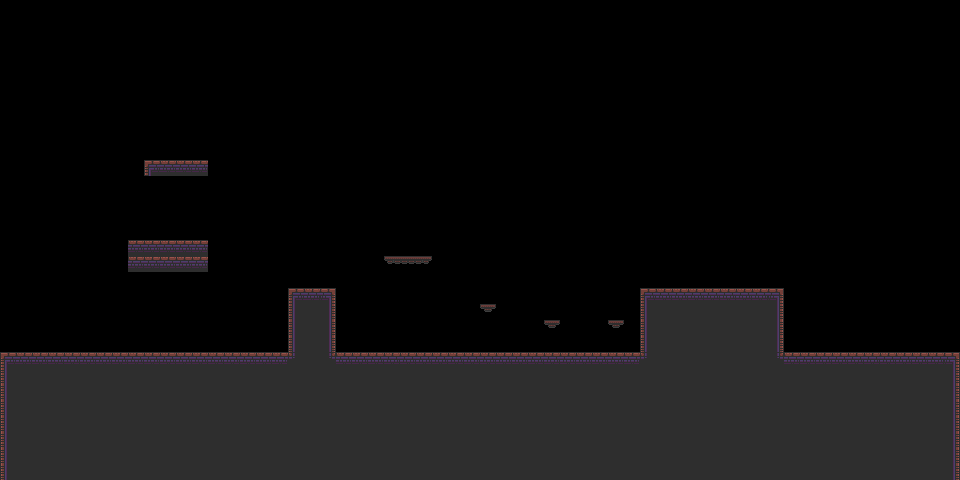

Tiled map render using the project's own tile images. Description and the whole map definition, tile-layer contents included, below:
An orthogonal 60x30 tile map with 16x16 px tiles, 1 tile layer (Capa de patrones 1).

<map version="1.10" tiledversion="1.11.2" orientation="orthogonal" renderorder="right-down" width="60" height="30" tilewidth="16" tileheight="16" infinite="0" nextlayerid="2" nextobjectid="1">
 <tileset firstgid="1" source="patron1.tsx" />
 <layer id="1" name="Capa de patrones 1" width="60" height="30">
  <data encoding="csv">
0,0,0,0,0,0,0,0,0,0,0,0,0,0,0,0,0,0,0,0,0,0,0,0,0,0,0,0,0,0,0,0,0,0,0,0,0,0,0,0,0,0,0,0,0,0,0,0,0,0,0,0,0,0,0,0,0,0,0,0,
0,0,0,0,0,0,0,0,0,0,0,0,0,0,0,0,0,0,0,0,0,0,0,0,0,0,0,0,0,0,0,0,0,0,0,0,0,0,0,0,0,0,0,0,0,0,0,0,0,0,0,0,0,0,0,0,0,0,0,0,
0,0,0,0,0,0,0,0,0,0,0,0,0,0,0,0,0,0,0,0,0,0,0,0,0,0,0,0,0,0,0,0,0,0,0,0,0,0,0,0,0,0,0,0,0,0,0,0,0,0,0,0,0,0,0,0,0,0,0,0,
0,0,0,0,0,0,0,0,0,0,0,0,0,0,0,0,0,0,0,0,0,0,0,0,0,0,0,0,0,0,0,0,0,0,0,0,0,0,0,0,0,0,0,0,0,0,0,0,0,0,0,0,0,0,0,0,0,0,0,0,
0,0,0,0,0,0,0,0,0,0,0,0,0,0,0,0,0,0,0,0,0,0,0,0,0,0,0,0,0,0,0,0,0,0,0,0,0,0,0,0,0,0,0,0,0,0,0,0,0,0,0,0,0,0,0,0,0,0,0,0,
0,0,0,0,0,0,0,0,0,0,0,0,0,0,0,0,0,0,0,0,0,0,0,0,0,0,0,0,0,0,0,0,0,0,0,0,0,0,0,0,0,0,0,0,0,0,0,0,0,0,0,0,0,0,0,0,0,0,0,0,
0,0,0,0,0,0,0,0,0,0,0,0,0,0,0,0,0,0,0,0,0,0,0,0,0,0,0,0,0,0,0,0,0,0,0,0,0,0,0,0,0,0,0,0,0,0,0,0,0,0,0,0,0,0,0,0,0,0,0,0,
0,0,0,0,0,0,0,0,0,0,0,0,0,0,0,0,0,0,0,0,0,0,0,0,0,0,0,0,0,0,0,0,0,0,0,0,0,0,0,0,0,0,0,0,0,0,0,0,0,0,0,0,0,0,0,0,0,0,0,0,
0,0,0,0,0,0,0,0,0,0,0,0,0,0,0,0,0,0,0,0,0,0,0,0,0,0,0,0,0,0,0,0,0,0,0,0,0,0,0,0,0,0,0,0,0,0,0,0,0,0,0,0,0,0,0,0,0,0,0,0,
0,0,0,0,0,0,0,0,0,0,0,0,0,0,0,0,0,0,0,0,0,0,0,0,0,0,0,0,0,0,0,0,0,0,0,0,0,0,0,0,0,0,0,0,0,0,0,0,0,0,0,0,0,0,0,0,0,0,0,0,
0,0,0,0,0,0,0,0,0,1,2,2,2,0,0,0,0,0,0,0,0,0,0,0,0,0,0,0,0,0,0,0,0,0,0,0,0,0,0,0,0,0,0,0,0,0,0,0,0,0,0,0,0,0,0,0,0,0,0,0,
0,0,0,0,0,0,0,0,0,0,0,0,0,0,0,0,0,0,0,0,0,0,0,0,0,0,0,0,0,0,0,0,0,0,0,0,0,0,0,0,0,0,0,0,0,0,0,0,0,0,0,0,0,0,0,0,0,0,0,0,
0,0,0,0,0,0,0,0,0,0,0,0,0,0,0,0,0,0,0,0,0,0,0,0,0,0,0,0,0,0,0,0,0,0,0,0,0,0,0,0,0,0,0,0,0,0,0,0,0,0,0,0,0,0,0,0,0,0,0,0,
0,0,0,0,0,0,0,0,0,0,0,0,0,0,0,0,0,0,0,0,0,0,0,0,0,0,0,0,0,0,0,0,0,0,0,0,0,0,0,0,0,0,0,0,0,0,0,0,0,0,0,0,0,0,0,0,0,0,0,0,
0,0,0,0,0,0,0,0,0,0,0,0,0,0,0,0,0,0,0,0,0,0,0,0,0,0,0,0,0,0,0,0,0,0,0,0,0,0,0,0,0,0,0,0,0,0,0,0,0,0,0,0,0,0,0,0,0,0,0,0,
0,0,0,0,0,0,0,0,2,2,2,2,2,0,0,0,0,0,0,0,0,0,0,0,0,0,0,0,0,0,0,0,0,0,0,0,0,0,0,0,0,0,0,0,0,0,0,0,0,0,0,0,0,0,0,0,0,0,0,0,
0,0,0,0,0,0,0,0,2,2,2,2,2,0,0,0,0,0,0,0,0,0,0,0,112,113,114,0,0,0,0,0,0,0,0,0,0,0,0,0,0,0,0,0,0,0,0,0,0,0,0,0,0,0,0,0,0,0,0,0,
0,0,0,0,0,0,0,0,0,0,0,0,0,0,0,0,0,0,0,0,0,0,0,0,0,0,0,0,0,0,0,0,0,0,0,0,0,0,0,0,0,0,0,0,0,0,0,0,0,0,0,0,0,0,0,0,0,0,0,0,
0,0,0,0,0,0,0,0,0,0,0,0,0,0,0,0,0,0,1,2,3,0,0,0,0,0,0,0,0,0,0,0,0,0,0,0,0,0,0,0,1,2,2,2,2,2,2,2,3,0,0,0,0,0,0,0,0,0,0,0,
0,0,0,0,0,0,0,0,0,0,0,0,0,0,0,0,0,0,14,15,16,0,0,0,0,0,0,0,0,0,115,0,0,0,0,0,0,0,0,0,14,15,15,15,15,15,15,15,16,0,0,0,0,0,0,0,0,0,0,0,
0,0,0,0,0,0,0,0,0,0,0,0,0,0,0,0,0,0,14,15,16,0,0,0,0,0,0,0,0,0,0,0,0,0,115,0,0,0,115,0,14,15,15,15,15,15,15,15,16,0,0,0,0,0,0,0,0,0,0,0,
0,0,0,0,0,0,0,0,0,0,0,0,0,0,0,0,0,0,14,15,16,0,0,0,0,0,0,0,0,0,0,0,0,0,0,0,0,0,0,0,14,15,15,15,15,15,15,15,16,0,0,0,0,0,0,0,0,0,0,0,
1,2,2,2,2,2,2,2,2,2,2,2,2,2,2,2,2,2,81,15,79,2,2,2,2,2,2,2,2,2,2,2,2,2,2,2,2,2,2,2,81,15,15,15,15,15,15,15,79,2,2,2,2,2,2,2,2,2,2,3,
14,15,15,15,15,15,15,15,15,15,15,15,15,15,15,15,15,15,15,15,15,15,15,15,15,15,15,15,15,15,15,15,15,15,15,15,15,15,15,15,15,15,15,15,15,15,15,15,15,15,15,15,15,15,15,15,15,15,15,16,
14,15,15,15,15,15,15,15,15,15,15,15,15,15,15,15,15,15,15,15,15,15,15,15,15,15,15,15,15,15,15,15,15,15,15,15,15,15,15,15,15,15,15,15,15,15,15,15,15,15,15,15,15,15,15,15,15,15,15,16,
14,15,15,15,15,15,15,15,15,15,15,15,15,15,15,15,15,15,15,15,15,15,15,15,15,15,15,15,15,15,15,15,15,15,15,15,15,15,15,15,15,15,15,15,15,15,15,15,15,15,15,15,15,15,15,15,15,15,15,16,
14,15,15,15,15,15,15,15,15,15,15,15,15,15,15,15,15,15,15,15,15,15,15,15,15,15,15,15,15,15,15,15,15,15,15,15,15,15,15,15,15,15,15,15,15,15,15,15,15,15,15,15,15,15,15,15,15,15,15,16,
14,15,15,15,15,15,15,15,15,15,15,15,15,15,15,15,15,15,15,15,15,15,15,15,15,15,15,15,15,15,15,15,15,15,15,15,15,15,15,15,15,15,15,15,15,15,15,15,15,15,15,15,15,15,15,15,15,15,15,16,
14,15,15,15,15,15,15,15,15,15,15,15,15,15,15,15,15,15,15,15,15,15,15,15,15,15,15,15,15,15,15,15,15,15,15,15,15,15,15,15,15,15,15,15,15,15,15,15,15,15,15,15,15,15,15,15,15,15,15,16,
14,15,15,15,15,15,15,15,15,15,15,15,15,15,15,15,15,15,15,15,15,15,15,15,15,15,15,15,15,15,15,15,15,15,15,15,15,15,15,15,15,15,15,15,15,15,15,15,15,15,15,15,15,15,15,15,15,15,15,16
</data>
 </layer>
</map>
